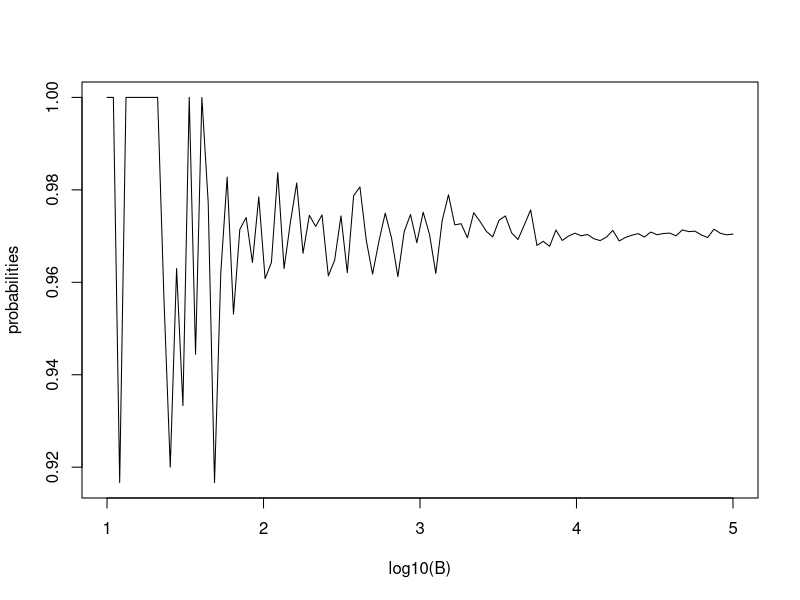

The R source for this figure:
# How many Monte Carlo simulations are enough?
# We will simulate many Monte Carlo experiments and plot
# event's probabilities and see where they become stable
B = 10^seq(1, 5, len = 100)
compute_probability = function(B, n = 50) {
  events = replicate(B, {
    birthdays = sample(365, n, replace = TRUE)
    any(duplicated(birthdays))
  })
  mean(events)
}
probabilities = sapply(B, compute_probability)
plot(log10(B), probabilities, type = "l")
